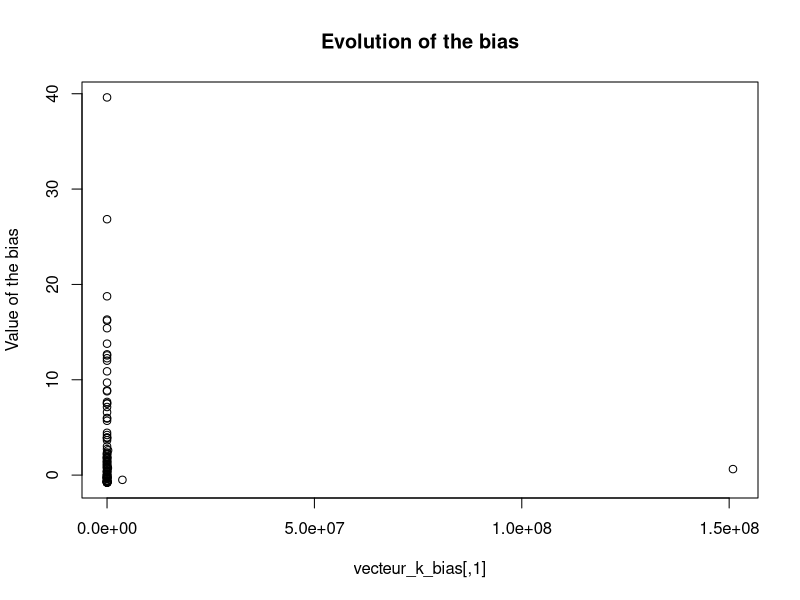

Generate this figure with R:
simul_weibull<-function(n,lambda,k){
  return(rweibull(n,shape=k,scale=1/lambda))
}

test_simul_weibull<-simul_weibull(50, 0.5, 1)



fonction_biais_survie_weibull<-function(n,lambda,k,t_star){
  #### Calcul du biais de la probabilite de toxicite estimee par la fonction simul_survie.
  ### Comparaison avec la fonction de repartition d'une exp(lambda) en t_star.
  estimateur<-simul_weibull(n,lambda,k)
  valeur_theorique<-pweibull(t_star,scale=1/lambda,shape=k)
  return(estimateur-valeur_theorique)
}
N<-20
lambda_test<-1/3
k<-3
n<-100
t_star<-6
#mediane<-qexp(0.9,rate=lambda_test)
test_biais_weibull<-fonction_biais_survie_weibull(n,lambda=lambda_test,k,t_star)
Simuler_Nfois_n_weibull<-function(N,n,lambda,k,t_star){
  vecteur_biais<-rep(NA,N)
  vecteur_taille<-rep(n,N)
  vecteur_biais<-sapply(vecteur_taille,fonction_biais_survie_weibull,lambda=lambda,k=k,t_star=t_star)
  return(vecteur_biais)
}
vecteur<-Simuler_Nfois_n_weibull(N,n,lambda=lambda_test,k,t_star)

function_influence_rate<-function(n,lim_moins,lim_plus,lambda,t_star,number_k){
  vector_k<-as.vector(seq.int(lim_moins,lim_plus,length.out = number_k))
  curve_k<-sapply(vector_k,fonction_biais_survie_weibull,lambda=lambda,t_star=t_star,n=n)
  return(curve_k)
}
number_trials<-10
l_plus<-5
l_moins<-0.1
vecteur_k_bias<-function_influence_rate(n,lim_moin=l_moins,lim_plus=l_plus,
                                        lambda=lambda_test,number_k=number_trials,t_star=t_star)
plot(vecteur_k_bias,main="Evolution of the bias",ylab="Value of the bias")
###note : the bias decreased when k increased. The reason is that the hazard function becomes 
## IFR so the probability that the event happens with time. It is thus more likely
## that we don't have NA values. 